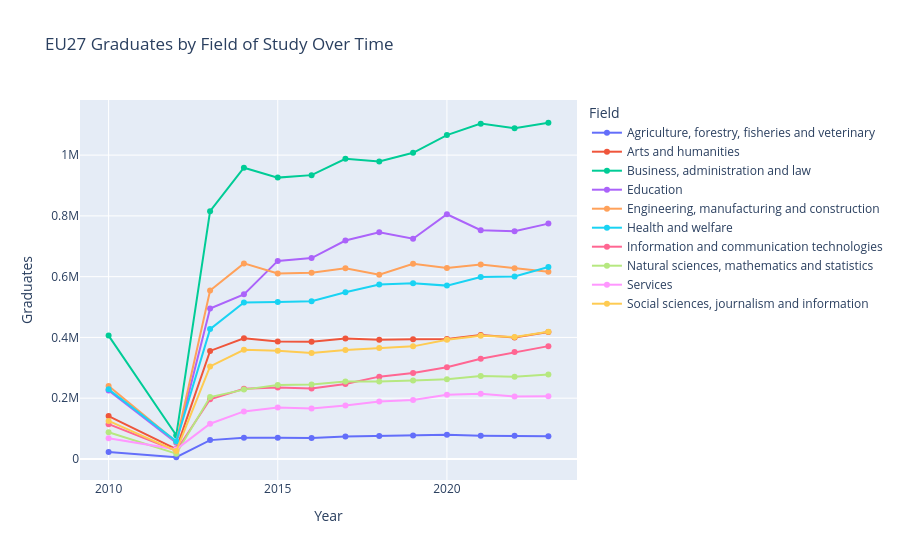

The code cell stored with this chart in its notebook:
### Code cell
grad_by_field_year = pd.DataFrame()
for (t, field), group in df_grad_clean.groupby(["time", "iscedf13_label"]):
    row = {"time": t, "field": field, "total_graduates": group["graduates"].sum()}
    grad_by_field_year = pd.concat([grad_by_field_year, pd.DataFrame([row])], ignore_index=True)

fig = px.line(
    grad_by_field_year,
    x="time",
    y="total_graduates",
    color="field",
    markers=True,
    title="EU27 Graduates by Field of Study Over Time",
    labels={"time": "Year", "total_graduates": "Graduates", "field": "Field"}
)
fig.show()

### Figure 1 — Plotly figure (JSON) as saved in the notebook; plotly's stock layout.template omitted (floating-point values rounded to 4 significant figures)
{"data": [{"hovertemplate": "Field=Agriculture, forestry, fisheries and veterinary<br>Year=%{x}<br>Graduates=%{y}<extra></extra>", "legendgroup": "Agriculture, forestry, fisheries and veterinary", "line": {"color": "#636efa", "dash": "solid"}, "marker": {"symbol": "circle"}, "mode": "lines+markers", "name": "Agriculture, forestry, fisheries and veterinary", "orientation": "v", "showlegend": true, "type": "scatter", "x": [2010, 2012, 2013, 2014, 2015, 2016, 2017, 2018, 2019, 2020, 2021, 2022, 2023], "xaxis": "x", "y": [22930, 5591, 62001, 69857, 69915, 69265, 74213, 75502, 76899, 79407, 76556, 75968, 74739], "yaxis": "y"}, {"hovertemplate": "Field=Arts and humanities<br>Year=%{x}<br>Graduates=%{y}<extra></extra>", "legendgroup": "Arts and humanities", "line": {"color": "#EF553B", "dash": "solid"}, "marker": {"symbol": "circle"}, "mode": "lines+markers", "name": "Arts and humanities", "orientation": "v", "showlegend": true, "type": "scatter", "x": [2010, 2012, 2013, 2014, 2015, 2016, 2017, 2018, 2019, 2020, 2021, 2022, 2023], "xaxis": "x", "y": [141036, 32641, 355639, 397028, 386376, 386129, 396331, 392358, 393654, 394898, 407606, 399621, 417803], "yaxis": "y"}, {"hovertemplate": "Field=Business, administration and law<br>Year=%{x}<br>Graduates=%{y}<extra></extra>", "legendgroup": "Business, administration and law", "line": {"color": "#00cc96", "dash": "solid"}, "marker": {"symbol": "circle"}, "mode": "lines+markers", "name": "Business, administration and law", "orientation": "v", "showlegend": true, "type": "scatter", "x": [2010, 2012, 2013, 2014, 2015, 2016, 2017, 2018, 2019, 2020, 2021, 2022, 2023], "xaxis": "x", "y": [406025, 77824, 815587, 958455, 925966, 934107, 988041, 979240, 1007688, 1065837, 1103656, 1088567, 1106557], "yaxis": "y"}, {"hovertemplate": "Field=Education<br>Year=%{x}<br>Graduates=%{y}<extra></extra>", "legendgroup": "Education", "line": {"color": "#ab63fa", "dash": "solid"}, "marker": {"symbol": "circle"}, "mode": "lines+markers", "name": "Education", "orientation": "v", "showlegend": true, "type": "scatter", "x": [2010, 2012, 2013, 2014, 2015, 2016, 2017, 2018, 2019, 2020, 2021, 2022, 2023], "xaxis": "x", "y": [225132, 52956, 495065, 541748, 651858, 660999, 718814, 746213, 724567, 805298, 752705, 749181, 774634], "yaxis": "y"}, {"hovertemplate": "Field=Engineering, manufacturing and construction<br>Year=%{x}<br>Graduates=%{y}<extra></extra>", "legendgroup": "Engineering, manufacturing and construction", "line": {"color": "#FFA15A", "dash": "solid"}, "marker": {"symbol": "circle"}, "mode": "lines+markers", "name": "Engineering, manufacturing and construction", "orientation": "v", "showlegend": true, "type": "scatter", "x": [2010, 2012, 2013, 2014, 2015, 2016, 2017, 2018, 2019, 2020, 2021, 2022, 2023], "xaxis": "x", "y": [240060, 56265, 554614, 643599, 610494, 613221, 627528, 606465, 642634, 628628, 639955, 627621, 616244], "yaxis": "y"}, {"hovertemplate": "Field=Health and welfare<br>Year=%{x}<br>Graduates=%{y}<extra></extra>", "legendgroup": "Health and welfare", "line": {"color": "#19d3f3", "dash": "solid"}, "marker": {"symbol": "circle"}, "mode": "lines+markers", "name": "Health and welfare", "orientation": "v", "showlegend": true, "type": "scatter", "x": [2010, 2012, 2013, 2014, 2015, 2016, 2017, 2018, 2019, 2020, 2021, 2022, 2023], "xaxis": "x", "y": [229047, 58263, 427302, 514877, 516404, 518973, 548763, 574266, 578428, 570503, 598579, 600645, 631575], "yaxis": "y"}, {"hovertemplate": "Field=Information and communication technologies<br>Year=%{x}<br>Graduates=%{y}<extra></extra>", "legendgroup": "Information and communication technologies", "line": {"color": "#FF6692", "dash": "solid"}, "marker": {"symbol": "circle"}, "mode": "lines+markers", "name": "Information and communication technologies", "orientation": "v", "showlegend": true, "type": "scatter", "x": [2010, 2012, 2013, 2014, 2015, 2016, 2017, 2018, 2019, 2020, 2021, 2022, 2023], "xaxis": "x", "y": [114548, 26840, 196453, 230778, 235539, 231780, 246715, 270905, 282952, 301605, 329710, 351764, 371336], "yaxis": "y"}, {"hovertemplate": "Field=Natural sciences, mathematics and statistics<br>Year=%{x}<br>Graduates=%{y}<extra></extra>", "legendgroup": "Natural sciences, mathematics and statistics", "line": {"color": "#B6E880", "dash": "solid"}, "marker": {"symbol": "circle"}, "mode": "lines+markers", "name": "Natural sciences, mathematics and statistics", "orientation": "v", "showlegend": true, "type": "scatter", "x": [2010, 2012, 2013, 2014, 2015, 2016, 2017, 2018, 2019, 2020, 2021, 2022, 2023], "xaxis": "x", "y": [87914, 17420, 203758, 228201, 243123, 244699, 254658, 254756, 258274, 261918, 272806, 270544, 278021], "yaxis": "y"}, {"hovertemplate": "Field=Services<br>Year=%{x}<br>Graduates=%{y}<extra></extra>", "legendgroup": "Services", "line": {"color": "#FF97FF", "dash": "solid"}, "marker": {"symbol": "circle"}, "mode": "lines+markers", "name": "Services", "orientation": "v", "showlegend": true, "type": "scatter", "x": [2010, 2012, 2013, 2014, 2015, 2016, 2017, 2018, 2019, 2020, 2021, 2022, 2023], "xaxis": "x", "y": [68105, 31689, 115848, 156411, 169043, 166025, 175967, 188930, 193726, 211348, 214402, 205937, 206292], "yaxis": "y"}, {"hovertemplate": "Field=Social sciences, journalism and information<br>Year=%{x}<br>Graduates=%{y}<extra></extra>", "legendgroup": "Social sciences, journalism and information", "line": {"color": "#FECB52", "dash": "solid"}, "marker": {"symbol": "circle"}, "mode": "lines+markers", "name": "Social sciences, journalism and information", "orientation": "v", "showlegend": true, "type": "scatter", "x": [2010, 2012, 2013, 2014, 2015, 2016, 2017, 2018, 2019, 2020, 2021, 2022, 2023], "xaxis": "x", "y": [125039, 26365, 304616, 359169, 356370, 349064, 358405, 365527, 370525, 392205, 405689, 401717, 418843], "yaxis": "y"}], "layout": {"legend": {"title": {"text": "Field"}, "tracegroupgap": 0}, "title": {"text": "EU27 Graduates by Field of Study Over Time"}, "xaxis": {"anchor": "y", "domain": [0, 1], "title": {"text": "Year"}}, "yaxis": {"anchor": "x", "domain": [0, 1], "title": {"text": "Graduates"}}}}
